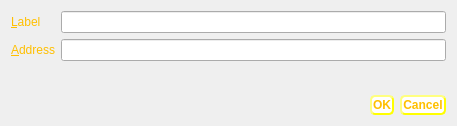
<?xml version="1.0" encoding="UTF-8"?>
<ui version="4.0">
 <class>EditAddressDialog</class>
 <widget class="QDialog" name="EditAddressDialog">
  <property name="geometry">
   <rect>
    <x>0</x>
    <y>0</y>
    <width>457</width>
    <height>126</height>
   </rect>
  </property>
  <property name="windowTitle">
   <string>Edit Address</string>
  </property>
  <property name="styleSheet">
   <string notr="true">QWidget#EditAddressDialog { background-image: url(:/icons/Background);}
QLabel {color: #FFBF00;}
QRadioButton {color: #FFBF00;}
QCheckBox {color: #FFBF00;}
QPushButton {background-color: white;
    border-style: outset;
    border-width: 2px;
    border-radius: 5px;
    border-color: yellow;
    font: bold 12px;
    min-width: 6em;
    padding: 1px;
	color: #FFBF00
}</string>
  </property>
  <layout class="QVBoxLayout" name="verticalLayout">
   <item>
    <layout class="QFormLayout" name="formLayout">
     <property name="fieldGrowthPolicy">
      <enum>QFormLayout::AllNonFixedFieldsGrow</enum>
     </property>
     <item row="0" column="0">
      <widget class="QLabel" name="label">
       <property name="text">
        <string>&amp;Label</string>
       </property>
       <property name="buddy">
        <cstring>labelEdit</cstring>
       </property>
      </widget>
     </item>
     <item row="0" column="1">
      <widget class="QLineEdit" name="labelEdit">
       <property name="toolTip">
        <string>The label associated with this address list entry</string>
       </property>
      </widget>
     </item>
     <item row="1" column="0">
      <widget class="QLabel" name="label_2">
       <property name="text">
        <string>&amp;Address</string>
       </property>
       <property name="buddy">
        <cstring>addressEdit</cstring>
       </property>
      </widget>
     </item>
     <item row="1" column="1">
      <widget class="QValidatedLineEdit" name="addressEdit">
       <property name="toolTip">
        <string>The address associated with this address list entry. This can only be modified for sending addresses.</string>
       </property>
      </widget>
     </item>
    </layout>
   </item>
   <item>
    <widget class="QDialogButtonBox" name="buttonBox">
     <property name="orientation">
      <enum>Qt::Horizontal</enum>
     </property>
     <property name="standardButtons">
      <set>QDialogButtonBox::Cancel|QDialogButtonBox::Ok</set>
     </property>
    </widget>
   </item>
  </layout>
 </widget>
 <customwidgets>
  <customwidget>
   <class>QValidatedLineEdit</class>
   <extends>QLineEdit</extends>
   <header>qvalidatedlineedit.h</header>
  </customwidget>
 </customwidgets>
 <resources/>
 <connections>
  <connection>
   <sender>buttonBox</sender>
   <signal>accepted()</signal>
   <receiver>EditAddressDialog</receiver>
   <slot>accept()</slot>
   <hints>
    <hint type="sourcelabel">
     <x>20</x>
     <y>20</y>
    </hint>
    <hint type="destinationlabel">
     <x>20</x>
     <y>20</y>
    </hint>
   </hints>
  </connection>
  <connection>
   <sender>buttonBox</sender>
   <signal>rejected()</signal>
   <receiver>EditAddressDialog</receiver>
   <slot>reject()</slot>
   <hints>
    <hint type="sourcelabel">
     <x>20</x>
     <y>20</y>
    </hint>
    <hint type="destinationlabel">
     <x>20</x>
     <y>20</y>
    </hint>
   </hints>
  </connection>
 </connections>
</ui>
